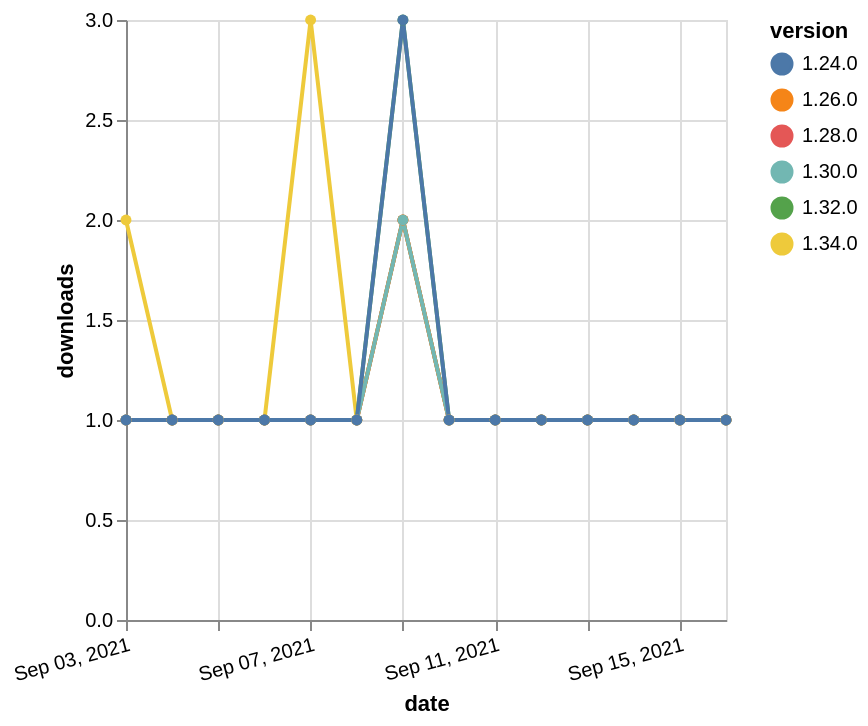

Express this chart as Vega-Lite.
### Vega-Lite specification from a JSON file in a GitHub repository (floating-point values rounded to 4 significant figures)
{"$schema": "https://vega.github.io/schema/vega-lite/v5.json", "description": "A simple bar chart with embedded data.", "data": {"values": [{"date": "2021-09-03", "total": 136, "delta": 2, "version": "1.34.0"}, {"date": "2021-09-04", "total": 137, "delta": 1, "version": "1.34.0"}, {"date": "2021-09-05", "total": 138, "delta": 1, "version": "1.34.0"}, {"date": "2021-09-06", "total": 139, "delta": 1, "version": "1.34.0"}, {"date": "2021-09-07", "total": 142, "delta": 3, "version": "1.34.0"}, {"date": "2021-09-08", "total": 143, "delta": 1, "version": "1.34.0"}, {"date": "2021-09-09", "total": 145, "delta": 2, "version": "1.34.0"}, {"date": "2021-09-10", "total": 146, "delta": 1, "version": "1.34.0"}, {"date": "2021-09-11", "total": 147, "delta": 1, "version": "1.34.0"}, {"date": "2021-09-12", "total": 148, "delta": 1, "version": "1.34.0"}, {"date": "2021-09-13", "total": 149, "delta": 1, "version": "1.34.0"}, {"date": "2021-09-14", "total": 150, "delta": 1, "version": "1.34.0"}, {"date": "2021-09-15", "total": 151, "delta": 1, "version": "1.34.0"}, {"date": "2021-09-16", "total": 152, "delta": 1, "version": "1.34.0"}, {"date": "2021-09-03", "total": 257, "delta": 1, "version": "1.32.0"}, {"date": "2021-09-04", "total": 258, "delta": 1, "version": "1.32.0"}, {"date": "2021-09-05", "total": 259, "delta": 1, "version": "1.32.0"}, {"date": "2021-09-06", "total": 260, "delta": 1, "version": "1.32.0"}, {"date": "2021-09-07", "total": 261, "delta": 1, "version": "1.32.0"}, {"date": "2021-09-08", "total": 262, "delta": 1, "version": "1.32.0"}, {"date": "2021-09-09", "total": 265, "delta": 3, "version": "1.32.0"}, {"date": "2021-09-10", "total": 266, "delta": 1, "version": "1.32.0"}, {"date": "2021-09-11", "total": 267, "delta": 1, "version": "1.32.0"}, {"date": "2021-09-12", "total": 268, "delta": 1, "version": "1.32.0"}, {"date": "2021-09-13", "total": 269, "delta": 1, "version": "1.32.0"}, {"date": "2021-09-14", "total": 270, "delta": 1, "version": "1.32.0"}, {"date": "2021-09-15", "total": 271, "delta": 1, "version": "1.32.0"}, {"date": "2021-09-16", "total": 272, "delta": 1, "version": "1.32.0"}, {"date": "2021-09-03", "total": 230, "delta": 1, "version": "1.28.0"}, {"date": "2021-09-04", "total": 231, "delta": 1, "version": "1.28.0"}, {"date": "2021-09-05", "total": 232, "delta": 1, "version": "1.28.0"}, {"date": "2021-09-06", "total": 233, "delta": 1, "version": "1.28.0"}, {"date": "2021-09-07", "total": 234, "delta": 1, "version": "1.28.0"}, {"date": "2021-09-08", "total": 235, "delta": 1, "version": "1.28.0"}, {"date": "2021-09-09", "total": 237, "delta": 2, "version": "1.28.0"}, {"date": "2021-09-10", "total": 238, "delta": 1, "version": "1.28.0"}, {"date": "2021-09-11", "total": 239, "delta": 1, "version": "1.28.0"}, {"date": "2021-09-12", "total": 240, "delta": 1, "version": "1.28.0"}, {"date": "2021-09-13", "total": 241, "delta": 1, "version": "1.28.0"}, {"date": "2021-09-14", "total": 242, "delta": 1, "version": "1.28.0"}, {"date": "2021-09-15", "total": 243, "delta": 1, "version": "1.28.0"}, {"date": "2021-09-16", "total": 244, "delta": 1, "version": "1.28.0"}, {"date": "2021-09-03", "total": 208, "delta": 1, "version": "1.26.0"}, {"date": "2021-09-04", "total": 209, "delta": 1, "version": "1.26.0"}, {"date": "2021-09-05", "total": 210, "delta": 1, "version": "1.26.0"}, {"date": "2021-09-06", "total": 211, "delta": 1, "version": "1.26.0"}, {"date": "2021-09-07", "total": 212, "delta": 1, "version": "1.26.0"}, {"date": "2021-09-08", "total": 213, "delta": 1, "version": "1.26.0"}, {"date": "2021-09-09", "total": 215, "delta": 2, "version": "1.26.0"}, {"date": "2021-09-10", "total": 216, "delta": 1, "version": "1.26.0"}, {"date": "2021-09-11", "total": 217, "delta": 1, "version": "1.26.0"}, {"date": "2021-09-12", "total": 218, "delta": 1, "version": "1.26.0"}, {"date": "2021-09-13", "total": 219, "delta": 1, "version": "1.26.0"}, {"date": "2021-09-14", "total": 220, "delta": 1, "version": "1.26.0"}, {"date": "2021-09-15", "total": 221, "delta": 1, "version": "1.26.0"}, {"date": "2021-09-16", "total": 222, "delta": 1, "version": "1.26.0"}, {"date": "2021-09-03", "total": 179, "delta": 1, "version": "1.30.0"}, {"date": "2021-09-04", "total": 180, "delta": 1, "version": "1.30.0"}, {"date": "2021-09-05", "total": 181, "delta": 1, "version": "1.30.0"}, {"date": "2021-09-06", "total": 182, "delta": 1, "version": "1.30.0"}, {"date": "2021-09-07", "total": 183, "delta": 1, "version": "1.30.0"}, {"date": "2021-09-08", "total": 184, "delta": 1, "version": "1.30.0"}, {"date": "2021-09-09", "total": 186, "delta": 2, "version": "1.30.0"}, {"date": "2021-09-10", "total": 187, "delta": 1, "version": "1.30.0"}, {"date": "2021-09-11", "total": 188, "delta": 1, "version": "1.30.0"}, {"date": "2021-09-12", "total": 189, "delta": 1, "version": "1.30.0"}, {"date": "2021-09-13", "total": 190, "delta": 1, "version": "1.30.0"}, {"date": "2021-09-14", "total": 191, "delta": 1, "version": "1.30.0"}, {"date": "2021-09-15", "total": 192, "delta": 1, "version": "1.30.0"}, {"date": "2021-09-16", "total": 193, "delta": 1, "version": "1.30.0"}, {"date": "2021-09-03", "total": 426, "delta": 1, "version": "1.24.0"}, {"date": "2021-09-04", "total": 427, "delta": 1, "version": "1.24.0"}, {"date": "2021-09-05", "total": 428, "delta": 1, "version": "1.24.0"}, {"date": "2021-09-06", "total": 429, "delta": 1, "version": "1.24.0"}, {"date": "2021-09-07", "total": 430, "delta": 1, "version": "1.24.0"}, {"date": "2021-09-08", "total": 431, "delta": 1, "version": "1.24.0"}, {"date": "2021-09-09", "total": 434, "delta": 3, "version": "1.24.0"}, {"date": "2021-09-10", "total": 435, "delta": 1, "version": "1.24.0"}, {"date": "2021-09-11", "total": 436, "delta": 1, "version": "1.24.0"}, {"date": "2021-09-12", "total": 437, "delta": 1, "version": "1.24.0"}, {"date": "2021-09-13", "total": 438, "delta": 1, "version": "1.24.0"}, {"date": "2021-09-14", "total": 439, "delta": 1, "version": "1.24.0"}, {"date": "2021-09-15", "total": 440, "delta": 1, "version": "1.24.0"}, {"date": "2021-09-16", "total": 441, "delta": 1, "version": "1.24.0"}]}, "width": "container", "mark": {"type": "line", "point": {"filled": true}}, "encoding": {"x": {"field": "date", "type": "temporal", "timeUnit": "yearmonthdate", "title": "date", "axis": {"labelAngle": -15}}, "y": {"field": "delta", "type": "quantitative", "title": "downloads"}, "color": {"field": "version", "type": "nominal"}, "tooltip": {"field": "delta"}}}
